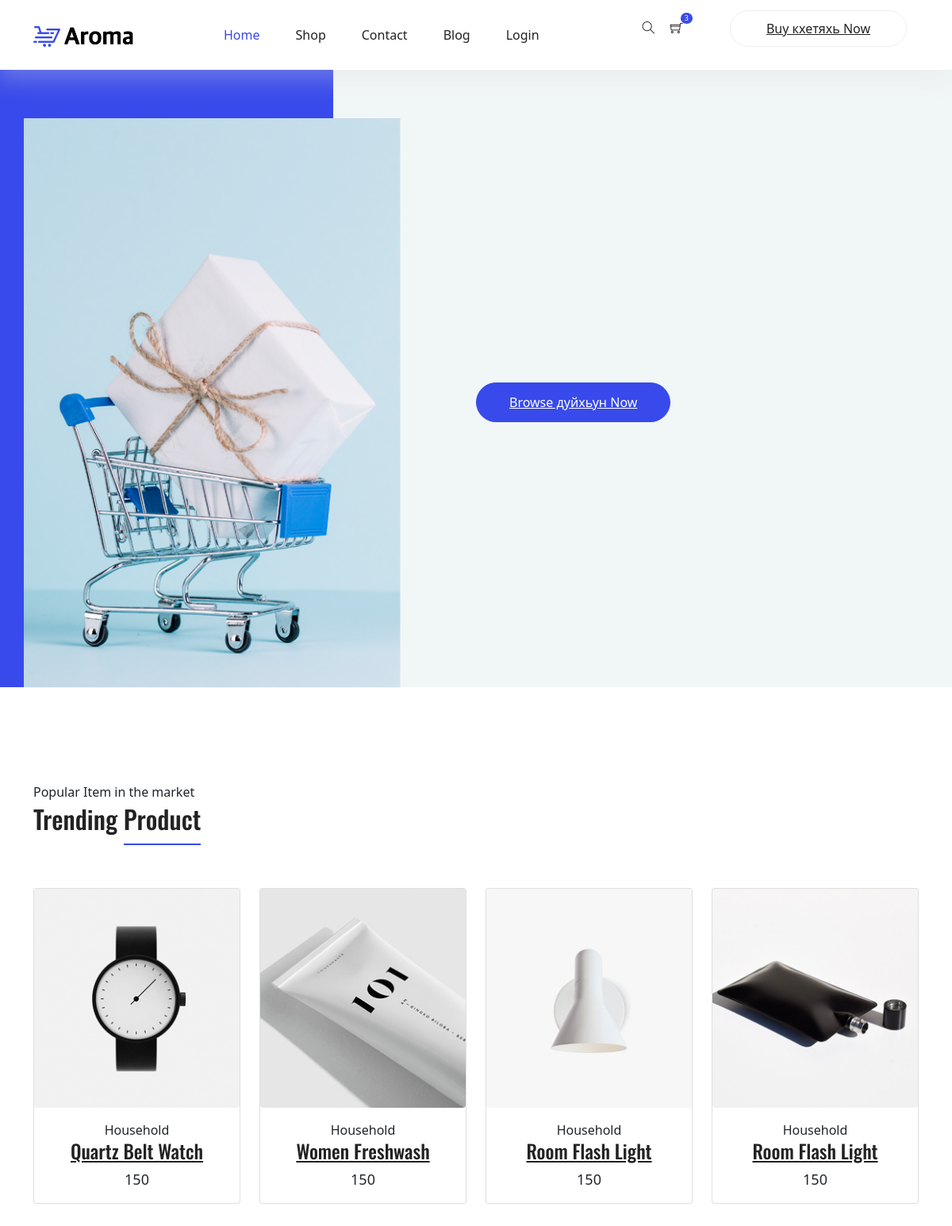
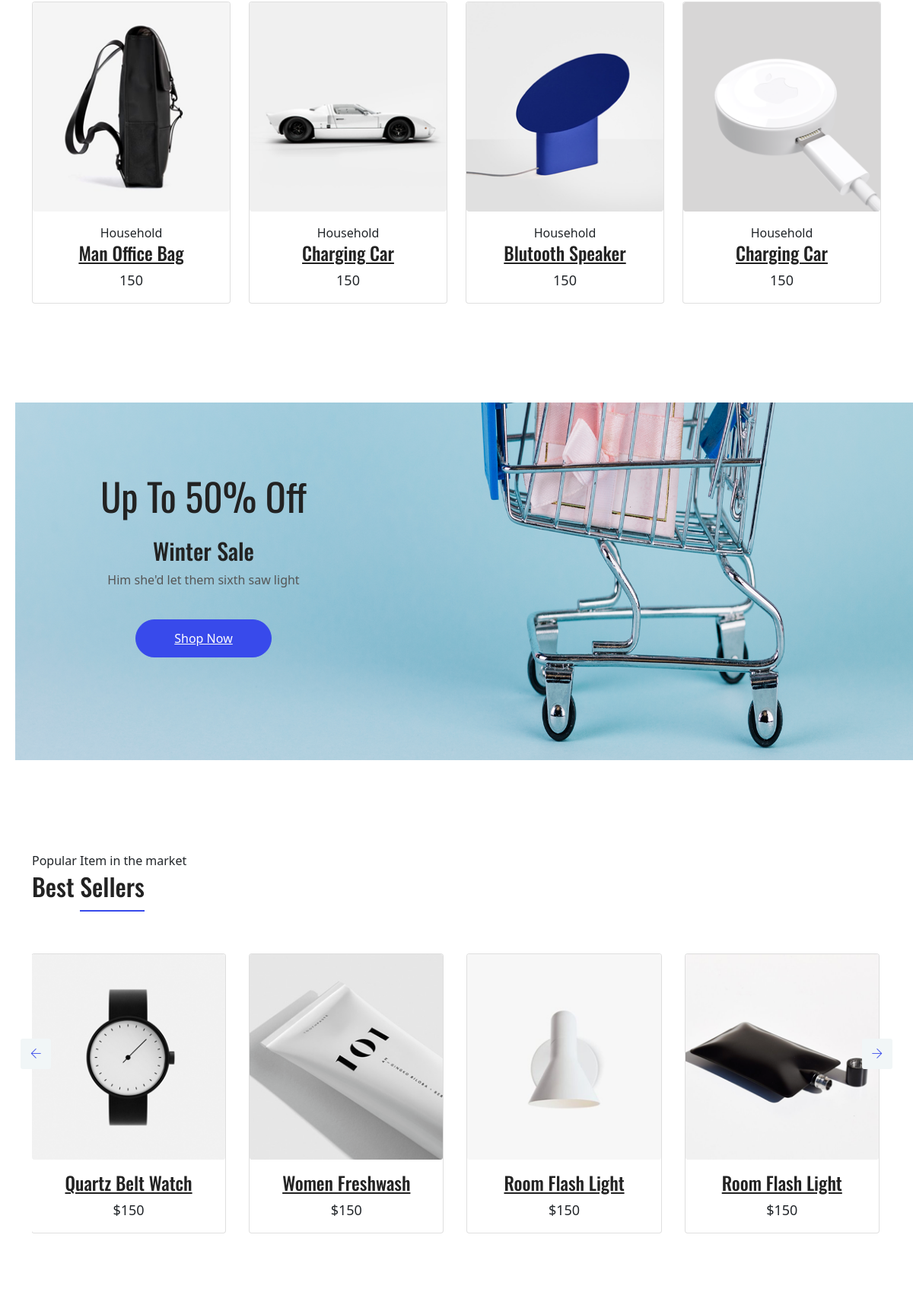
The page / (upper part) on the database its author committed (2 pictures, top to bottom).
### gop_shop/models.py (models this page shows, shortened)
class Product(db.Model):
    __tablename__='products'
    id = db.Column(db.Integer(), primary_key=True)
    title = db.Column(db.String(), nullable=False)
    price = db.Column(db.Integer(), nullable=False)
    category = db.Column(db.String(), nullable=False)
    availibility = db.Column(db.String(), nullable=False)
    description = db.Column(db.Text(), nullable=False)
    image = db.Column(db.String(), nullable=False)

### gop_shop/routes.py (the view)
@app.route("/")
def index():
    products = Product.query.all()
    return render_template('index.html', products=products)

### gop_shop/templates/index.html (shortened to what this page needs)
{% extends 'base.html' %}
{% block content %}
  <main class="site-main">
    <section class="hero-banner">
      <div class="container">
        <div class="row no-gutters align-items-center pt-60px">
          <div class="col-5 d-none d-sm-block">
            <div class="hero-banner__img">
              <img class="img-fluid" src="{{ url_for('static', filename='img/home/hero-banner.png') }}" alt="">
            </div>
          </div>
          <div class="col-sm-7 col-lg-6 offset-lg-1 pl-4 pl-md-5 pl-lg-0">
            <div class="hero-banner__content">
              <a class="button button-hero" href="#">Browse дуйхьун Now</a>
            </div>
          </div>
        </div>
      </div>
    </section>
    <section class="section-margin calc-60px">
      <div class="container">
        <div class="section-intro pb-60px">
          <p>Popular Item in the market</p>
          <h2>Trending <span class="section-intro__style">Product</span></h2>
        </div>
        <div class="row">
          {% for product in products %}
          <div class="col-md-6 col-lg-4 col-xl-3">
            <div class="card text-center card-product">
              <div class="card-product__img">
                <img class="card-img" src="{{ url_for('static', filename='img/product/' + product.image) }}" alt="">
              </div>
              <div class="card-body">
                <p>{{ product.category }}</p>
                <h4 class="card-product__title"><a href="{{ url_for('product_detail', product_id=product.id) }}">{{  product.title }}</a></h4>
                <p class="card-product__price">{{ product.price }}</p>
              </div>
            </div>
          </div>
          {% endfor %}
        </div>
      </div>
    </section>
    <section class="offer" id="parallax-1" data-anchor-target="#parallax-1" data-300-top="background-position: 20px 30px" data-top-bottom="background-position: 0 20px">
          <div class="container">
            <div class="row">
              <div class="col-xl-5">
                <div class="offer__content text-center">
                  <h3>Up To 50% Off</h3>
                  <h4>Winter Sale</h4>
                  <p>Him she'd let them sixth saw light</p>
                  <a class="button button--active mt-3 mt-xl-4" href="#">Shop Now</a>
                </div>
              </div>
            </div>
          </div>
    </section>
    <section class="section-margin calc-60px">
      <div class="container">
        <div class="section-intro pb-60px">
          <p>Popular Item in the market</p>
          <h2>Best <span class="section-intro__style">Sellers</span></h2>
        </div>
        <div class="owl-carousel owl-theme" id="bestSellerCarousel">
          {% for product in products %}
          <div class="card text-center card-product">
            <div class="card-product__img">
              <img class="img-fluid" src="{{ url_for('static', filename='img/product/' + product.image ) }}" alt="">
            </div>
            <div class="card-body">
              <h4 class="card-product__title"><a href="{{ url_for('product_detail', product_id=product.id) }}">{{ product.title }}</a></h4>
              <p class="card-product__price">${{ product.price }}</p>
            </div>
          </div>
          {% endfor %}
        </div>
      </div>
    </section>
</body>
</html>
{%endblock%}

### gop_shop/static/css/style.css (style rules this page uses)
body { color:#777;font-family:"Roboto",sans-serif;font-size:15px;font-weight:400;line-height:1.667 }
h1,h2,h3,h4,h5,h6 { font-family:"Oswald",sans-serif;color:#222;line-height:1.1 }
h2,.h2 { font-size:36px;font-weight:600 }
h3,.h3 { font-size:26px;font-weight:600 }
@media (min-width: 600px) { h3,.h3 { font-size:36px } }
h4,.h4 { font-size:20px;font-weight:400;line-height:1.3 }
a { display:inline-block }
.section-margin { margin:45px 0 }
@media (min-width: 980px) { .section-margin { margin:70px 0 } }
@media (min-width: 1100px) { .section-margin { margin:120px 0 } }
@media (min-width: 1100px) { .section-margin.calc-60px { margin:120px 0 70px 0 } }
.pb-60px { padding-bottom:60px }
.pt-60px { padding-top:60px }
.section-intro p { margin-bottom:3px }
.section-intro__style { border-bottom:2px solid #384aeb;padding-bottom:8px }
.hero-banner { background:#F1F6F7;position:relative;margin-bottom:10px }
@media (min-width: 991px) { .hero-banner { z-index:111 } }
.hero-banner::before { content:"";display:block;width:5%;height:100%;background:#384aeb;position:absolute;top:0;left:0 }
@media (min-width: 575px) { .hero-banner::before { width:20% } }
@media (min-width: 991px) { .hero-banner::before { width:35% } }
.hero-banner__img { position:relative;top:1px }
@media (min-width: 1000px) { .hero-banner__content { max-width:495px } }
.card-product { border:0;margin-bottom:30px }
.card-product p { margin-bottom:0 }
.card-product__img { position:relative }
.card-product__title a { color:#222 }
.card-product__price { font-size:18px;font-weight:500 }
.offer { background:url("../img/home/parallax-bg.png") right center no-repeat;background-size:cover }
@media (min-width: 1200px) { .offer { background-size:100% 100% } }
.offer__content { padding:100px 0 110px 0 }
@media (min-width: 1000px) { .offer__content { padding:122px 0 135px 0 } }
.offer__content h3 { font-size:35px;font-weight:400;margin-bottom:20px }
@media (min-width: 650px) { .offer__content h3 { font-size:50px;margin-bottom:25px } }
.offer__content h4 { font-size:30px }
.offer__content p { color:#555555 }
.button { display:inline-block;border:1px solid #384aeb;border-radius:30px;color:#222;font-weight:500;padding:12px 50px;background:#384aeb;color:#fff;transition:all .4s ease }
.button-hero { padding:12px 41px }
.button--active { background:#384aeb;color:#fff }

### rows shown on the page
Product: image (picture), category "Household", title "Quartz Belt Watch", price "150"
Product: image (picture), category "Household", title "Women Freshwash", price "150"
Product: image (picture), category "Household", title "Room Flash Light", price "150"
Product: image (picture), category "Household", title "Room Flash Light", price "150"
Product: image (picture), category "Household", title "Man Office Bag", price "150"
Product: image (picture), category "Household", title "Charging Car", price "150"
Product: image (picture), category "Household", title "Blutooth Speaker", price "150"
Product: image (picture), category "Household", title "Charging Car", price "150"
